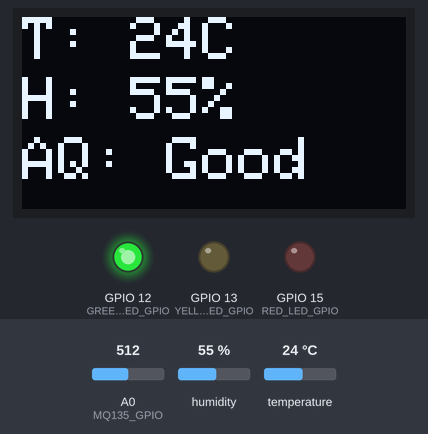
Recording of a sketch running on a simulated ESP8266 (NodeMCU). Shown: 128×64 one-colour display, output pins drawn as LEDs (lit = HIGH). The inputs (shaded band) are chosen by the test bench; at power-on: A0 (MQ135_GPIO) = 512, humidity 55 %, temperature 24 °C. WiFi joins after 1.5 s; servers stay silent unless stated; what the sketch prints to the serial monitor is not drawn.

Above: at 5.0 s.
5.1 s: A0 (MQ135_GPIO) set to 705
7.2 s: A0 (MQ135_GPIO) set to 735
At 10.2 s:
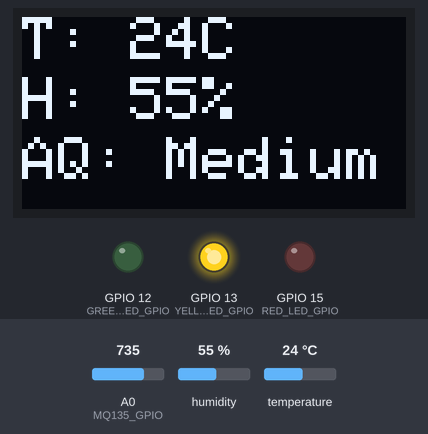
10.5 s: humidity set to 22 %
At 12.8 s:
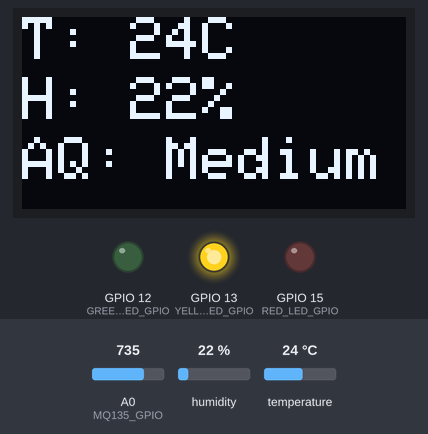
13.5 s: A0 (MQ135_GPIO) set to 938
15.2 s: A0 (MQ135_GPIO) set to 963
At 17.4 s:
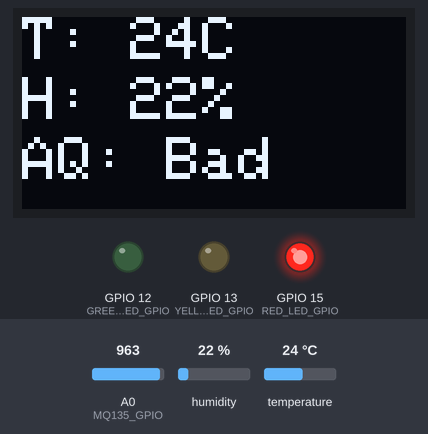
18.5 s: temperature set to 12 °C
At 20.9 s:
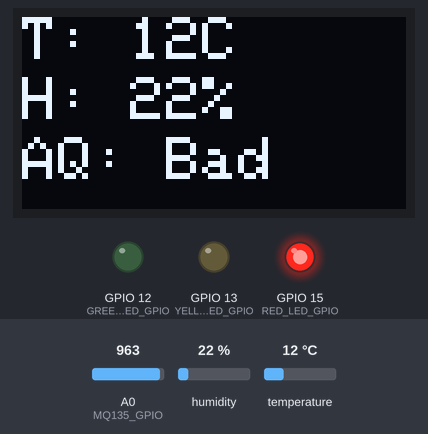
Timing chart, 0 to 22.4 s (numbered marks = the images above; inputs shaded):
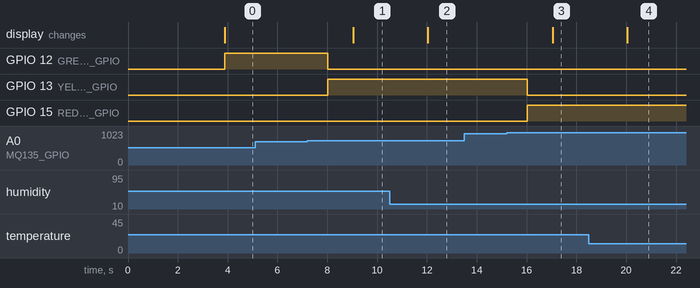

Measured:
- the behaviour switches between 721 and 722 on A0 (MQ135_GPIO) (found by bisection; images 0 and 1)
- the behaviour switches between 950 and 951 on A0 (MQ135_GPIO) (found by bisection; images 2 and 3)
- after the input at 5.1 s, every drawn part: stays the same
- after the input at 7.2 s, GPIO 12 (GREEN_LED_GPIO): HIGH → LOW after 0.83 s; GPIO 13 (YELLOW_LED_GPIO): LOW → HIGH after 0.83 s; the display: changes after 1.9 s (image 1)
- after the input at 10.5 s, the display: changes after 1.5 s (image 2)
- after the input at 13.5 s, every drawn part: stays the same
- after the input at 15.2 s, GPIO 13 (YELLOW_LED_GPIO): HIGH → LOW after 0.83 s; GPIO 15 (RED_LED_GPIO): LOW → HIGH after 0.83 s; the display: changes after 1.8 s (image 3)
- after the input at 18.5 s, the display: changes after 1.6 s (image 4)

The sketch:

AirProtect.ino
```cpp
// Include necessary libraries
#include <BlynkSimpleEsp8266.h>
#include <Wire.h>
#include <Adafruit_GFX.h>
#include <Adafruit_SSD1306.h>
#include <DHT.h>
#include <ESP8266WiFi.h>

// Define constants for WiFi and Blynk credentials
#define BLYNK_TEMPLATE_ID "TMPL6IyOunn0P"
#define BLYNK_TEMPLATE_NAME "AirProtect"
#define BLYNK_AUTH_TOKEN "E1hftf5QyCEJmso05on40wIG516t1fMC"
#define WIFI_SSID "CHAN HOME 2.4"
#define WIFI_PASS "Kk26602660"

// Define constants for sensor types and GPIO pins
#define DHTTYPE DHT11
#define DHT11_GPIO 5
#define SCL_GPIO 14
#define SDA_GPIO 2
#define OLED_WIDTH 128
#define OLED_HEIGHT 64
#define OLED_ADDR 0x3C
#define MQ135_GPIO A0

// Define constants for LED GPIO pins
#define GREEN_LED_GPIO 12
#define YELLOW_LED_GPIO 13
#define RED_LED_GPIO 15

// Declare global variables
unsigned long time_DHT = 0;
unsigned long time_OLED = 0;
unsigned long time_MQ135 = 0;
int temp = 0;
int hum = 0;
int air_quality = 0;

// Calibration factor for MQ135 sensor
float calibrationFactor = 0.19; // Change this value based on your sensor and environment

// Initialize sensor objects
DHT dht(DHT11_GPIO, DHTTYPE);
Adafruit_SSD1306 display(OLED_WIDTH, OLED_HEIGHT, &Wire, -1);

// Setup function
void setup() {
  // Initialize serial communication, sensors, display, and LEDs
  Serial.begin(115200);
  dht.begin();
  Wire.begin(SDA_GPIO, SCL_GPIO);

  if (!display.begin(SSD1306_SWITCHCAPVCC, OLED_ADDR)) {
    Serial.println(F("SSD1306 allocation failed"));
    for (;;);
  }

  pinMode(GREEN_LED_GPIO, OUTPUT);
  pinMode(YELLOW_LED_GPIO, OUTPUT);
  pinMode(RED_LED_GPIO, OUTPUT);

  delay(2000);
  display.clearDisplay();
  display.setTextColor(WHITE);

  Serial.print("Connecting to ");
  Serial.println(WIFI_SSID);
  WiFi.begin(WIFI_SSID, WIFI_PASS);
  while (WiFi.status() != WL_CONNECTED) {
    delay(250);
    Serial.print(".");
  }
  Blynk.begin(BLYNK_AUTH_TOKEN, WIFI_SSID, WIFI_PASS);
}

// Main loop function
void loop() {
  // Run Blynk and call sensor update functions periodically
  Blynk.run();

  if (millis() >= time_DHT + 1000) {
    time_DHT += 1000;
    measureDHT();
  }

  if (millis() >= time_OLED + 1000) {
    time_OLED += 1000;
    refreshOLED();
  }

  if (millis() >= time_MQ135 + 1000) {
    time_MQ135 += 1000;
    measureMQ135();
    updateLEDs(getAQLevel(air_quality));

  }
}

// Function prototypes
void measureDHT() {
  temp = dht.readTemperature() + 0.5;
  hum = dht.readHumidity() + 0.5;

  if (isnan(hum) || isnan(temp)) {
    Serial.println("Failed to read from DHT sensor!");
  }
  Blynk.virtualWrite(V0, temp);
  Blynk.virtualWrite(V1, hum);

}

// Function prototypes
int convertAQ(int rawValue) {
  int aq = rawValue / calibrationFactor - 3000;
  return aq;
}

// Function prototypes
void measureMQ135() {
  int rawValue = analogRead(MQ135_GPIO);
  Serial.print("Raw value: ");
  Serial.println(rawValue);
  air_quality = convertAQ(rawValue);
  Serial.print("Air quality: ");
  Serial.println(air_quality);
  Blynk.virtualWrite(V2, air_quality);

  // Send air quality level to Blynk
  sendAQLevelToBlynk(air_quality);
}

// Function prototypes
String getAQLevel(int aq) {
  if (aq < 800) {
    return "Good";
  } else if (aq >= 800 && aq <= 2000) {
    return "Medium";
  } else {
    return "Bad";
  }
}

// Function prototypes
void updateLEDs(String level) {
  if (level == "Good") {
    digitalWrite(GREEN_LED_GPIO, HIGH);
    digitalWrite(YELLOW_LED_GPIO, LOW);
    digitalWrite(RED_LED_GPIO, LOW);
  } else if (level == "Medium") {
    digitalWrite(GREEN_LED_GPIO, LOW);
    digitalWrite(YELLOW_LED_GPIO, HIGH);
    digitalWrite(RED_LED_GPIO, LOW);
  } else if (level == "Bad") {
    digitalWrite(GREEN_LED_GPIO, LOW);
    digitalWrite(YELLOW_LED_GPIO, LOW);
    digitalWrite(RED_LED_GPIO, HIGH);
  }
}

// Function prototypes
void sendAQLevelToBlynk(int aq) {
  String level = getAQLevel(aq);
  Blynk.virtualWrite(V3, level);
}

// Function prototypes
void refreshOLED() {
  display.clearDisplay();
  display.setTextSize(2);
  display.setCursor(0, 0);
  display.print("T: ");
  display.print(temp);
  display.print("C  ");
  display.setCursor(0, 20);
  display.print("H: ");
  display.print(hum);
  display.print("% ");
  display.setCursor(0, 40);
  display.print("AQ: ");
  display.print(getAQLevel(air_quality));
  display.display();
}
```
